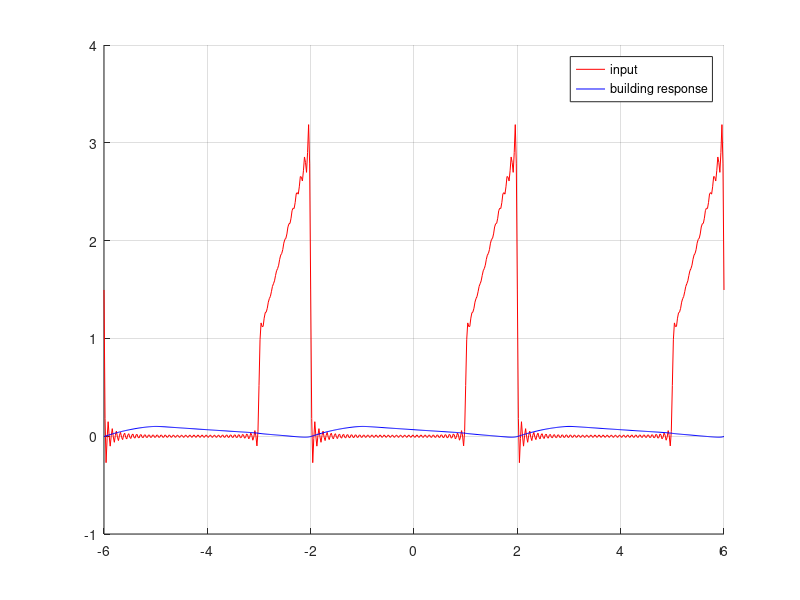

This figure's MATLAB source: (Note: this script raises an error after producing the figure.)
clear all; close all; clc;
%set parameters
m=10;
c=6.94;
L=2;
dt=L/100;
t=-3*L:dt:3*L;
NumberOfTerms= 50.0;

%plot external input fourier series
a0=1;
f=ones(1,length(t))*a0/2; %equate to average
hold on;
grid on;
%pause;
for n=1:NumberOfTerms
        an = 4*(-1)^n-4*cos(n*pi/2.)-n*pi*sin(n*pi/2.);
        bn = n*pi*cos(n*pi/2.)-3*n*pi*(-1)^n-4*sin(n*pi/2.);
        an = an / (n^2*pi^2);
        bn = bn / (n^2*pi^2);
    f=f+an*cos(n*pi*t/L)+bn*sin(n*pi*t/L);
end
plot(t,f,'r'); hold on; grid on;

%plot system response to input fourier series
a0=1;
f=ones(1,length(t))*a0/2; %equate to average
f=f/m;
hold on;
grid on;
for n=1:NumberOfTerms
    %use these definitions to simplify your final formula
    bit1=1-n^2*pi^2/4;
    bit2=n*pi*c;
    denom=bit1^2+bit2^2;
    an = 4*(-1)^n-4*cos(n*pi/2.)-n*pi*sin(n*pi/2.);
    bn = n*pi*cos(n*pi/2.)-3*n*pi*(-1)^n-4*sin(n*pi/2.);
    an = an / (n^2*pi^2);
    bn = bn / (n^2*pi^2);
    f=f+( ...
        (an*bit1+bn*bit2)*cos(n*pi*t/L)+ ...
        (an*bit2+bn*bit1)*sin(n*pi*t/L))/denom;
end
%findpeaks(f)
plot(t,f,'b'); hold on; grid on;
legend({'input','building response'});

peaks = findpeaks(f);
disp(peaks)
